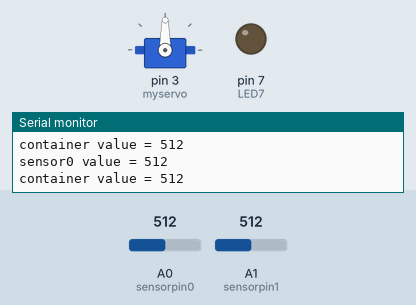
Bench run of a sketch on a simulated Arduino Uno, built with avr-gcc and run on an emulated ATmega328P. Shown: servo, output pins drawn as LEDs (lit = HIGH), the last lines printed to the serial monitor. The inputs (shaded band) are chosen by the test bench; at power-on: A1 (sensorpin1) = 512, A0 (sensorpin0) = 512.

Above: at 2.8 s.
2.9 s: A1 (sensorpin1) set to 888
7.2 s: A1 (sensorpin1) set to 913
At 13.1 s:
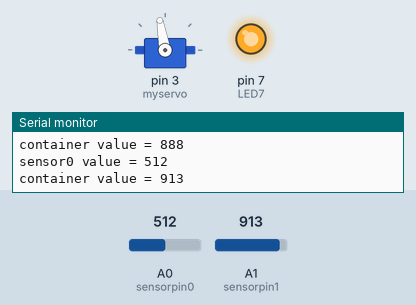
Timing chart, 0 to 19.0 s (numbered marks = the images above; inputs shaded):
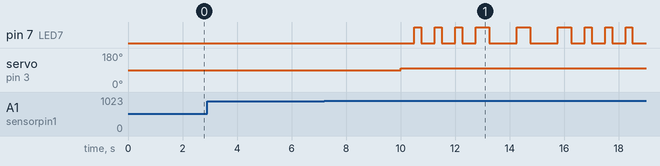

The sketch:

Martian.ino
```cpp
#include <Servo.h>
Servo myservo;
int pos = 0;    // variable to store the servo position
int sensorpin0 = 0;
int sensorpin1 = 1;
int soilmoisture;
int container;
int LED7 = 7;
void setup()
{
  myservo.attach(3);
  Serial.begin(9600);
   pinMode(LED7, OUTPUT);
}
void loop()
{
  soilmoisture = analogRead(sensorpin0);
  Serial.println();
  Serial.print("sensor0 value = ");
  Serial.print(soilmoisture);

  container = analogRead(sensorpin1);
  Serial.println();
  Serial.print("container value = ");
  Serial.print(container);
  delay(2000);

     if(container>900)
     {
     myservo.write(100);              // tell servo to go to position 100
     delay(500);

 digitalWrite(LED7, HIGH);           //sos 27 grammes
 delay(250);
 digitalWrite(LED7, LOW);
 delay(500);

 digitalWrite(LED7, HIGH);
 delay(250);
 digitalWrite(LED7, LOW);
 delay(500);

  digitalWrite(LED7, HIGH);
 delay(250);
 digitalWrite(LED7, LOW);
 delay(500);

  digitalWrite(LED7, HIGH);
 delay(500);
 digitalWrite(LED7, LOW);
 delay(1000);

  digitalWrite(LED7, HIGH);
 delay(500);
 digitalWrite(LED7, LOW);
 delay(1000);

 digitalWrite(LED7, HIGH);
 delay(500);
 digitalWrite(LED7, LOW);
 delay(500);

 digitalWrite(LED7, HIGH);
 delay(250);
 digitalWrite(LED7, LOW);
 delay(500);

 digitalWrite(LED7, HIGH);
 delay(250);
 digitalWrite(LED7, LOW);
 delay(500);

 digitalWrite(LED7, HIGH);
 delay(250);
 digitalWrite(LED7, LOW);
 delay(500);

  }
  else
  {
   digitalWrite(LED7, LOW);

   if(soilmoisture>800)
   {
      myservo.write(0);
      delay(1000);
      for (pos = 0; pos <= 100; pos += 5) {
      myservo.write(pos);
      delay(1000);
      }
   }
  }
 }
```

Measured:
- the behaviour switches between 900 and 901 on A1 (sensorpin1) (found by bisection; images 0 and 1)
- after the input at 7.2 s, pin 7 (LED7): LOW → HIGH after 3.3 s, then repeats every 1.5 s: HIGH 0.50 s, LOW 1.0 s; servo on pin 3 (myservo): 90° → 100° after 2.8 s
